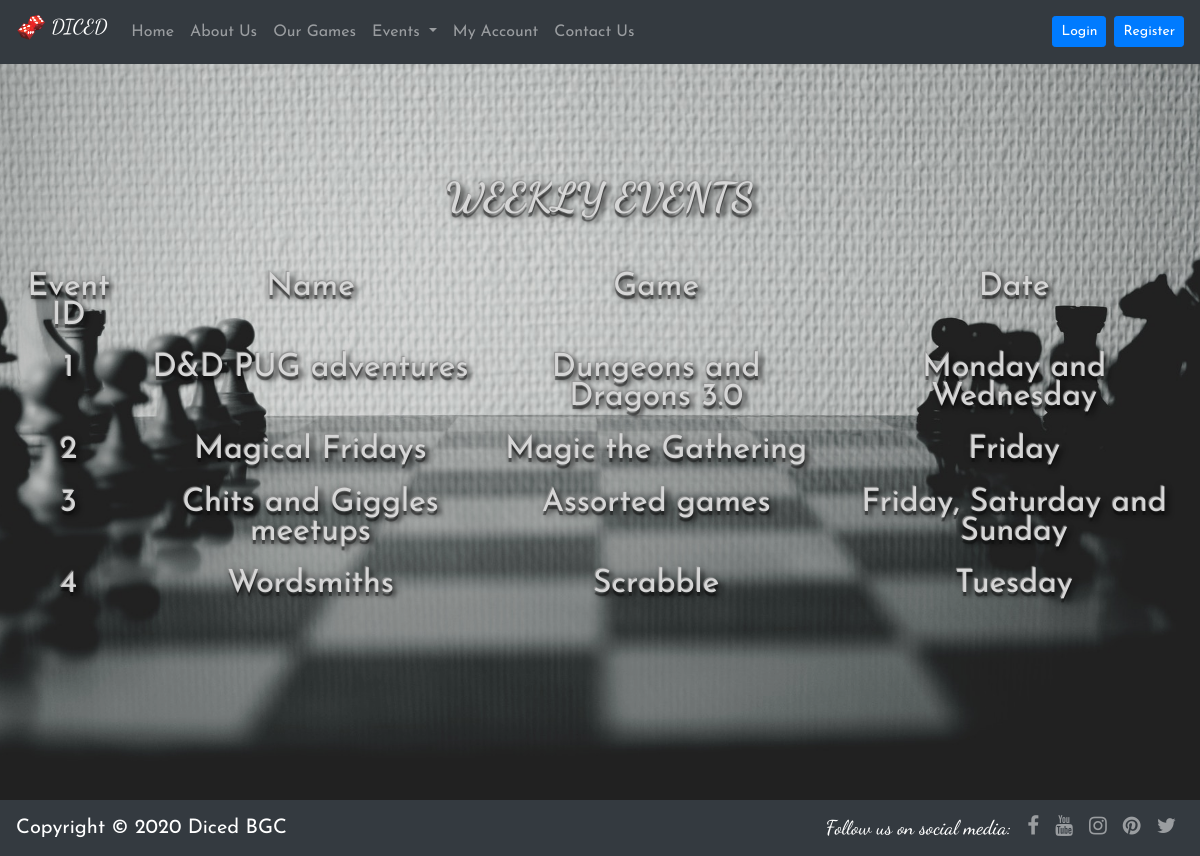
Screenshot of /WebsiteCode/event2.php (signed in) with the database file from the repository.
### tables this page shows
CREATE TABLE IF NOT EXISTS `weeklyevents` (
  `id` bigint(20) UNSIGNED NOT NULL AUTO_INCREMENT,
  `event_name` varchar(50) NOT NULL,
  `event_game` varchar(50) NOT NULL,
  `Day` varchar(50) NOT NULL,
  PRIMARY KEY (`id`),
  UNIQUE KEY `id` (`id`)
);

### WebsiteCode/html/eventcontent2.php (the view, shortened to what this page needs)
<main class="event">
  <h1 class="anim">WEEKLY EVENTS</h1>
  <?php
  $db = mysqli_connect('localhost','root','','diceddb')
  or die(mysqli_connect_error());
  $user_check_query = "SELECT * FROM weeklyevents LIMIT 10";
  $result = mysqli_query($db, $user_check_query);
  if ($result->num_rows > 0) {
    echo "<table class='anim table table-hover thead-dark table-borderless table-responsive-sm'><tr><th>Event ID</th><th>Name</th><th>Game</th><th>Date</th></tr>";
    while($row = $result->fetch_assoc()) {
      echo "<tr><td>".$row["id"]."</td><td>".$row["event_name"]. "</td><td>" .$row["event_game"]."</td></td><td>" .$row["Day"]."</td></tr>";
    }
    echo "</table>";
  } else {
    echo "No events currently being held";
  }
  ?>
</main>

### WebsiteCode/event2.php (shortened to what this page needs)
<!DOCTYPE html>
<html lang="en">
<head>
	<link href="css/reset.css" rel="stylesheet">
	<link rel="stylesheet" href="https://cdnjs.cloudflare.com/ajax/libs/font-awesome/4.7.0/css/font-awesome.min.css">
	<link rel="stylesheet" href="css/bootstrap.min.css"
>
	<link href="css/stylesheet.css" rel="stylesheet">
</head>
<body>
	<?php
	include('html/header.php');
	include('html/eventcontent2.php');
	include('html/footer.php');
	?>
</body>
</html>

### WebsiteCode/html/header.php (shortened to what this page needs)
<header>
  <nav class="navbar fixed-top navbar-expand-lg navbar-dark bg-dark">
    <h2 class="navbar-brand ">
      <img src="images/diceicon.png" width="30" height="30" class="d-inline-block align-top" alt="dice icon">
    DICED</h2>
    <div class="collapse navbar-collapse" id="navbarTogglerDemo02">
      <ul class="navbar-nav mr-auto mt-2 mt-lg-0">
        <li class="nav-item">
          <a class="nav-link" href="index.php">Home</a>
        </li>
        <li class="nav-item">
          <a class="nav-link" href="about.php" id="#" role="button" data-toggle="d" aria-haspopup="true" aria-expanded="false">
            About Us
          </a>
        </li>
        <li class="nav-item">
          <a class="nav-link" href="categories.php" id="#" role="button" data-toggle="d" aria-haspopup="true" aria-expanded="false">
            Our Games
          </a>
        </li>
        <li class="nav-item dropdown">
          <a class="nav-link dropdown-toggle" href="#" id="navbarDropdown" role="button" data-toggle="dropdown" aria-haspopup="true" aria-expanded="false">
            Events
          </a>
        </li>
        <li class="nav-item">
          <a class="nav-link" href="member.php">My Account</a>
        </li>
        <li class="nav-item">
          <a class="nav-link" href="contact.php">Contact Us</a>
        </li>
      </ul>
      <a href="login.php" class="btn btn-primary btn-sm ml-2" role="button">Login</a>
      <a href="register.php" class="btn btn-primary btn-sm ml-2" role="button">Register</a>
    </div>
  </nav>
</header>

### WebsiteCode/html/footer.php
<footer class="social-footer">
  <nav class="navbar navbar-dark bg-dark">
    <a class="navbar-brand" href="https://www.freeprivacypolicy.com/privacy/view/d9ab2f36b5ad4589e762556a051790d5" target="_blank">
      Copyright &copy; <?php echo date("Y");?> Diced BGC</a>
      <ul class="navbar-nav ml-auto mt-2 mt-lg-0">
        <li class="nav-item ">
          <section class="btn-group" aria-label="Diced social media">
            <h5 class="m-2">Follow us on social media: </h5>
            <a href="https://www.facebook.com/" target="_blank" class="nav-link fa fa-facebook mx-2"></a>
            <a href="https://www.youtube.com/" target="_blank" class="nav-link fa fa-youtube mx-2"></a>
            <a href="https://www.instagram.com/?hl=en" target="_blank" class="nav-link fa fa-instagram mx-2"></a>
            <a href="https://www.pinterest.com/" target="_blank" class="nav-link fa fa-pinterest mx-2"></a>
            <a href="https://twitter.com/?lang=en" target="_blank" class="nav-link fa fa-twitter mx-2"></a>
          </section>
        </li>
      </ul>
    </nav>
  </footer>

### WebsiteCode/css/stylesheet.css (style rules this page uses)
body { height: 100%; margin: 0; font-size: 16px; font-weight: 400; font-family: 'Josefin Sans', sans-serif; background: #333; color: #fff; line-height: 1.8em; }
h1,h2,h3,h4,h5 { font-family: 'Dancing Script', cursive; }
.event { background-image: url("../images/c.jpg"); background-position: center; background-size: cover; background-repeat: no-repeat; opacity: 0.8; display: flex; flex-direction: column; align-items: center; justify-content: center; text-align: center; width: 100%; height: 100vh; }
.event table { font-weight: 400; font-size: 2em; color: white; }
.event h1 { color: white; margin-bottom: 1em; font-weight:1000; }
.anim { text-shadow: -1px -1px 1px #aaa, 0px 4px 1px rgba(0, 0, 0, 0.5), 4px 4px 5px rgba(0, 0, 0, 0.7), 0px 0px 7px rgba(0, 0, 0, 0.4); color: white;; }
footer .fa { font-size: 1.3rem; color: #fefefe; }

### rows the page displays
weeklyevents: id "1", event_name "D&D PUG adventures", event_game "Dungeons and Dragons 3.0", Day "Monday and Wednesday"
weeklyevents: id "2", event_name "Magical Fridays", event_game "Magic the Gathering", Day "Friday"
weeklyevents: id "3", event_name "Chits and Giggles meetups", event_game "Assorted games", Day "Friday, Saturday and Sunday"
weeklyevents: id "4", event_name "Wordsmiths", event_game "Scrabble", Day "Tuesday"
